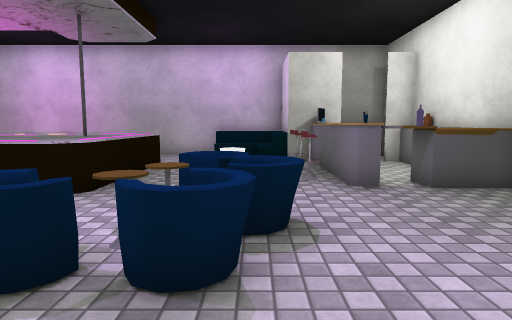
[1] (above)

21 first-person views from a walk through a Unity game level. The camera is 1.3 m above the floor, tilts 6° down and sees 75° across. The floor is counted in squares, 1 m on a side. Each view is taken from the middle of a square. On the plan, view 1 faces up. The plan holds only what a view shows up to about 14 squares ahead; the rest is blank. The place goes on beyond the plan. The player is left out. Some surface patterns are stand-ins.

[2]
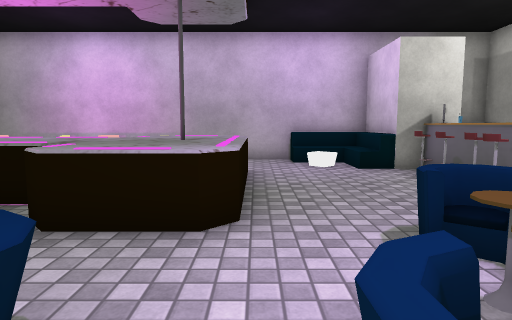

[3]
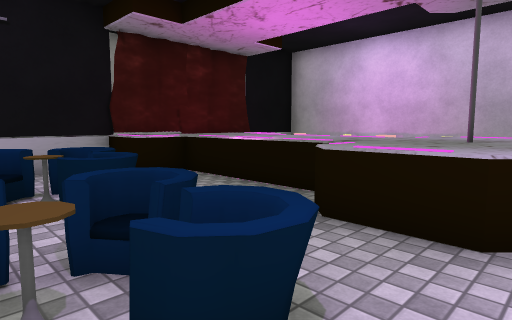

[4]
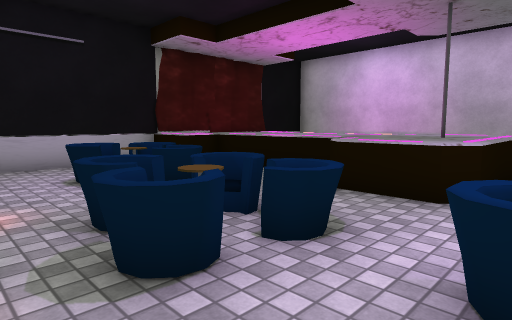

[5]
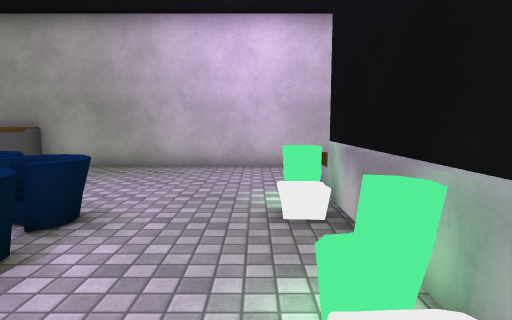

[6]
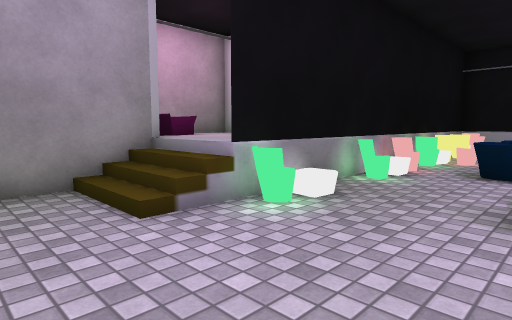

[7]
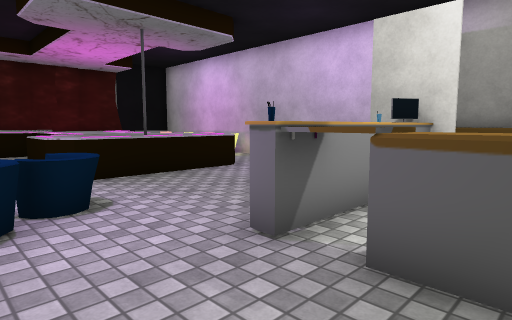

[8]
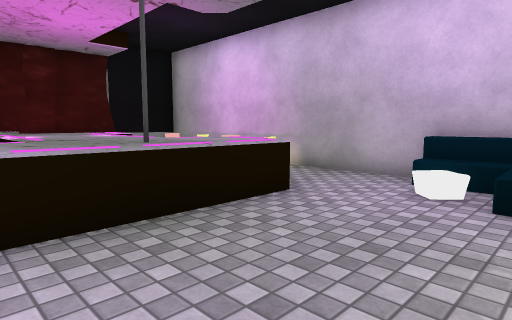

[9]
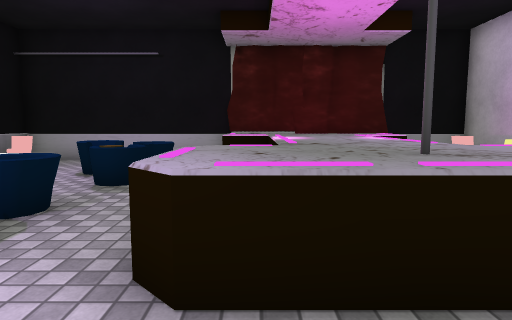

[10]
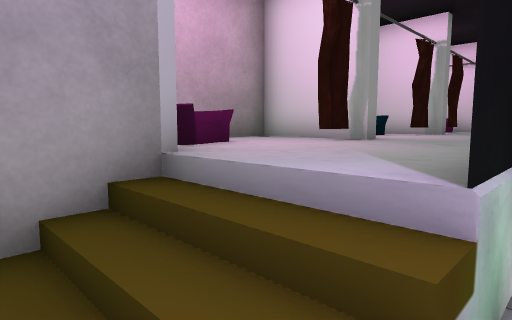

[11]
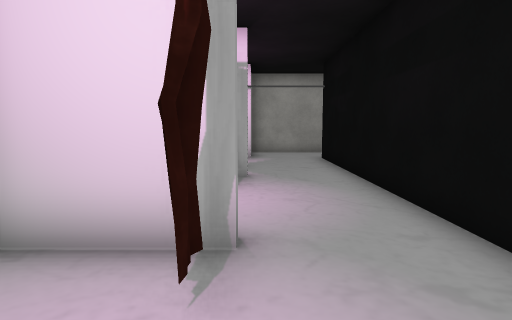

[12]
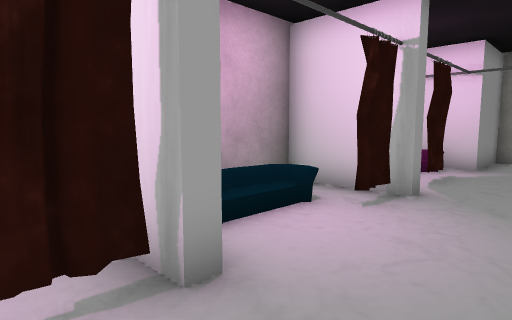

[13]
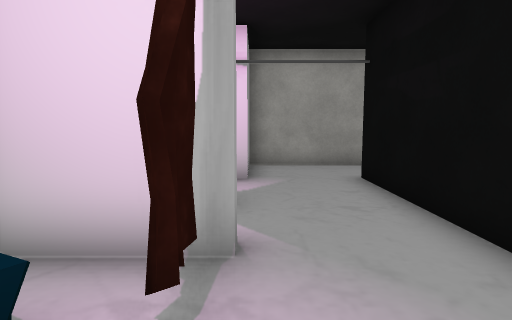

[14]
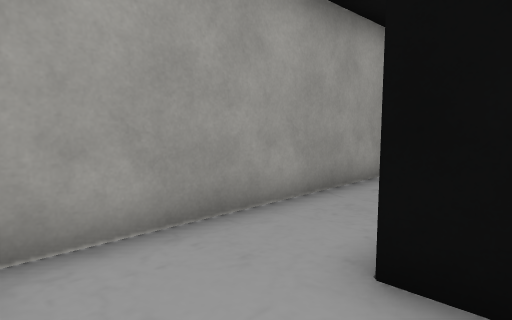

[15]
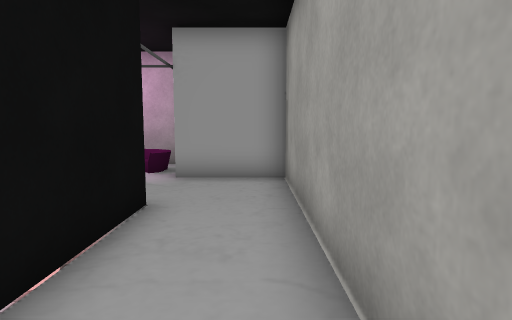

[16]
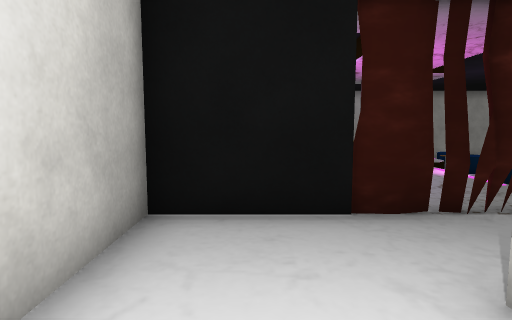

[17]
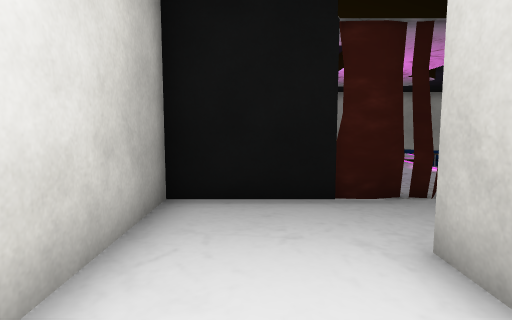

[18]
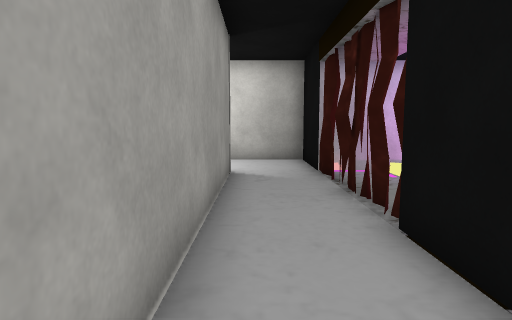

[19]
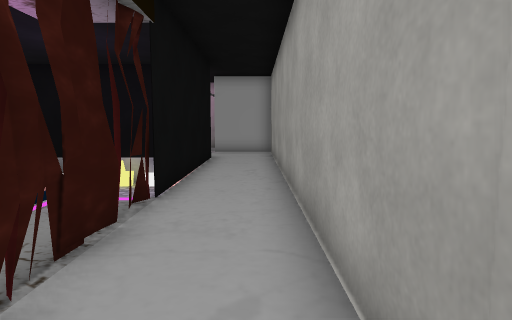

[20]
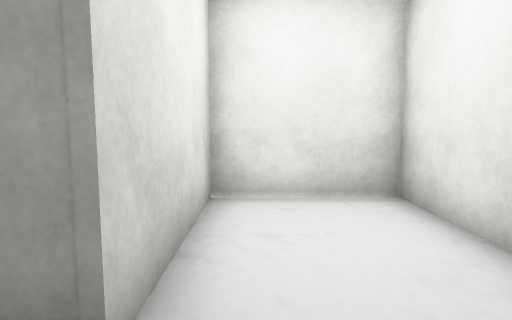

[21]
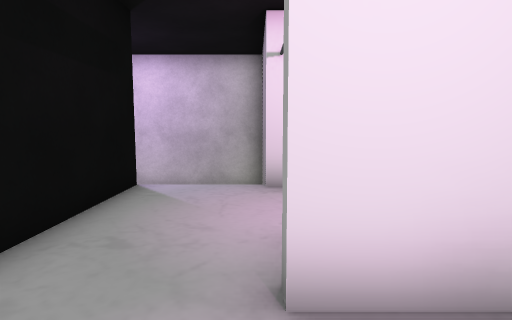

### Floor plan
Key: @ floor where view 1 was taken; # wall or solid block; x gap in a wall; . main floor; : floor 1 m higher than the main floor; + floor 1.5 m higher than the main floor; / step, stairs or slope; = window, fence, low wall or low ledge; ^ raised ledge; v drop or lower ground; O other object.
Columns run from 20 left of view 1 to 6 right of it. Each row starts with its distance up from view 1.
 15 v######vv v vvv###v##v   vv
 14 #::::::#= = ===...O  #====#
 13 #::::::#       ....//#    #
 12 #::::::#        ...//### ##
 11 v####::#^^    ^^^^....O#.##
 10     #::#^^^^^^^^^^....^.. #
  9     #::#^^^^^^^^^^....^.. #
  8     #::x^^^^^^^^^^....^^^##
  7     #::x^^....^^^^....^^^^#
  6     #::#^...  ^^^..OO.....#
  5     #::#  O  ......OO.....#
  4     #::#..OOO.OOO..=OO....#
  3     #::#.OO#..OOOOOOO.....#
  2     #::#..O..OO#O.OO......#
  1     #::#....=OOOO.........#
  0     #::#=.=.=#=.....@.....#
 -1     #::###############....#
 -2     #::::::::::::::::///. #
 -3     #::::::::::::::::///. #
 -4     v##::::::::::::::/#####
 -5        v=#####::v#::=v
 -6        v=   v=++v#::=

Positions as (right, up) in squares from view 1, and headings:
1: (0, 0), facing up
2: (-3, 2), facing up
3: (-3, 2), facing up-left
4: (-2, 0), facing up-left
5: (-5, 0), facing right
6: (5, 3), facing down-left
7: (5, 4), facing up-left
8: (1, 6), facing up-left
9: (-1, 7), facing left
10: (3, -1), facing down-left
11: (0, -4), facing left
12: (-2, -2), facing down-left
13: (-5, -4), facing left
14: (-12, -4), facing up-left
15: (-15, 4), facing down
16: (-18, 13), facing right
17: (-19, 13), facing right
18: (-15, 2), facing up
19: (-15, 12), facing down
20: (-14, 12), facing left
21: (-6, -4), facing right
